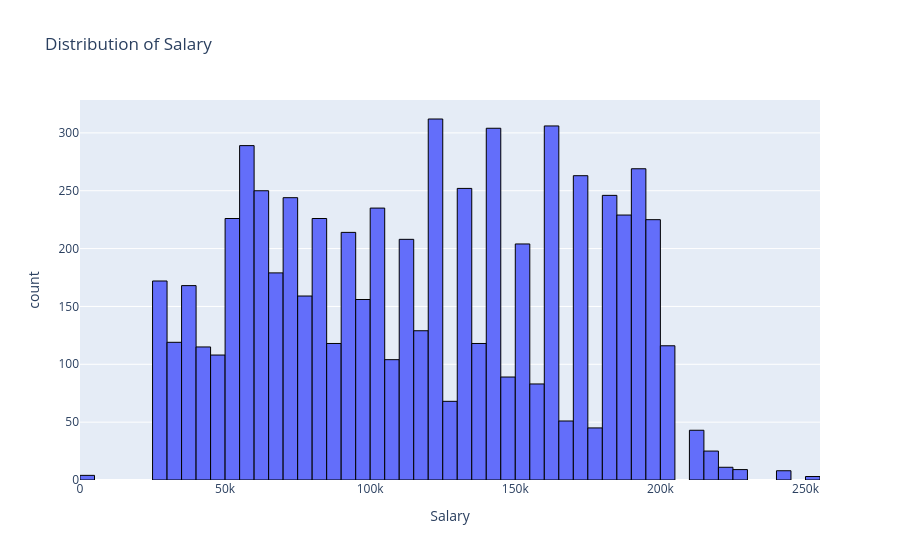

Source (notebook cell):
### Markdown cell above
### <font color='rebeccapurple'>4. Распределение данных</font>
[Histogram](https://plotly.com/python-api-reference/generated/plotly.express.histogram.html#plotly.express.histogram)

### Code cell
# С помощью гистограммы изучите распределение данных по Salary
fig = px.histogram(df_salary, x='Salary', title='Distribution of Salary')
fig.update_traces(marker=dict(line=dict(color='black', width=1)))
fig.show()

### Figure 1 — Plotly figure (JSON) as saved in the notebook; plotly's stock layout.template omitted (floating-point values rounded to 4 significant figures; data arrays with more than 128 entries replaced by an {"elided": "..."} marker saying what was removed)
{"data": [{"bingroup": "x", "hovertemplate": "Salary=%{x}<br>count=%{y}<extra></extra>", "legendgroup": "", "marker": {"color": "#636efa", "line": {"color": "black", "width": 1}, "pattern": {"shape": ""}}, "name": "", "orientation": "v", "showlegend": false, "type": "histogram", "x": {"elided": "6702 float values"}, "xaxis": "x", "yaxis": "y"}], "layout": {"barmode": "relative", "legend": {"tracegroupgap": 0}, "title": {"text": "Distribution of Salary"}, "xaxis": {"anchor": "y", "domain": [0, 1], "title": {"text": "Salary"}}, "yaxis": {"anchor": "x", "domain": [0, 1], "title": {"text": "count"}}}}
